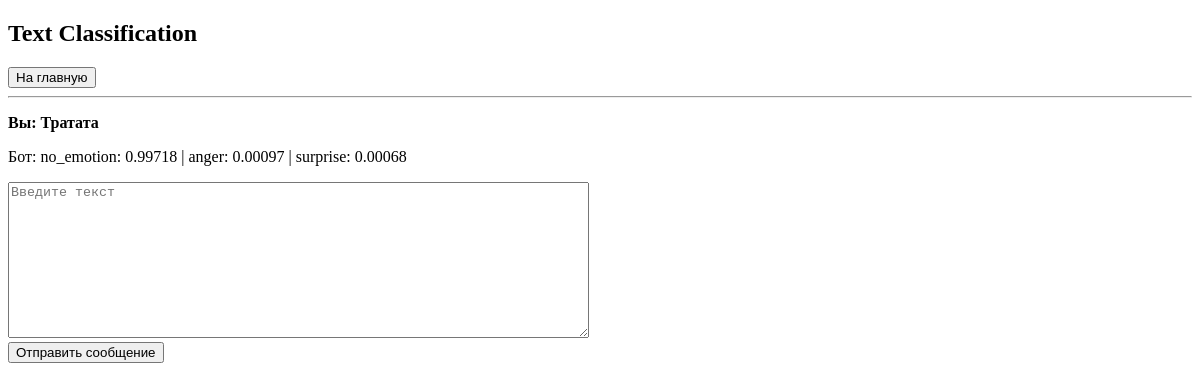
Before: /dialog_bot/2/ with the older database file.
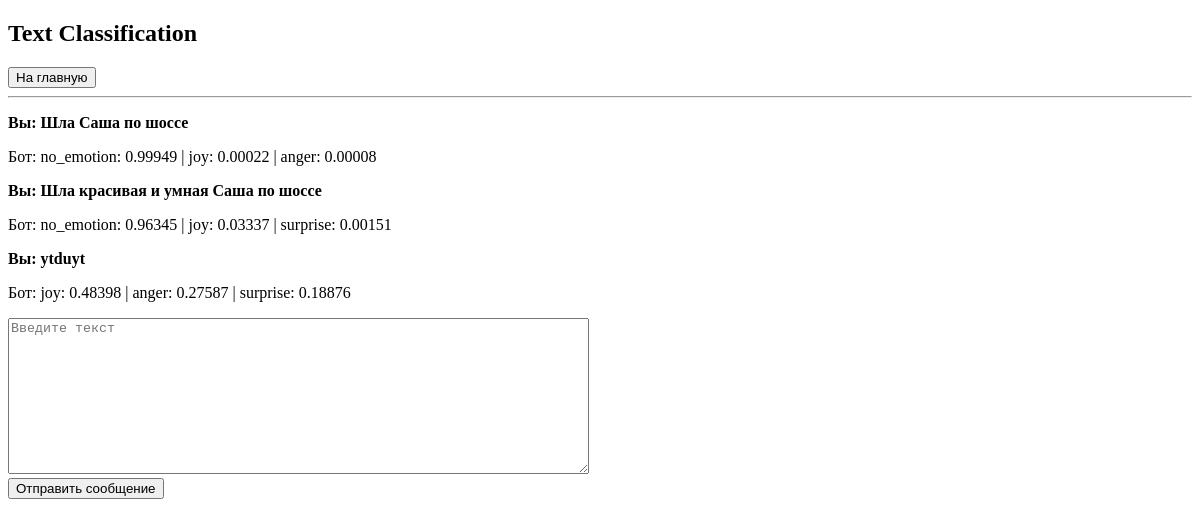
After: the same page with the newer database file.
### bert_classifier/models.py (models this page shows, shortened)
class InteractionML(models.Model):
    task = models.ForeignKey(Task, on_delete=models.CASCADE)
    input_data = models.CharField(max_length=200)
    output_data = models.CharField(max_length=200)

### dialog_bot/views.py (the view)
# urls.py: path('<int:task_id>/', views.detail, name='detail'),
def detail(request, task_id):
    task = get_object_or_404(Task, pk=task_id)
    latest_predictions = task.interactionml_set.order_by('-id')[:3][::-1]
    context = {
        'task': task,
        'latest_predictions': latest_predictions
    }
    return render(request, 'dialog_bot/detail.html', context)

### dialog_bot/templates/dialog_bot/detail.html (shortened to what this page needs)
{% extends 'base.html' %}
{% block content %}
<h2>{{task.task_name}}</h2>
<form action="{% url 'bert_classifier:index' %}" method="POST">
    <button type="submit">На главную</button>
</form>
<hr>
    {% if latest_predictions %}
        {% for p in latest_predictions %}
            <p>
                <strong>Вы: {{p.input_data}}</strong>
                <p>Бот: {{p.output_data}}</p>
            </p>
        {% endfor %}
    {% else %}
    Нет предыдущих результатов.
    {% endif %}
<form action="{% url 'dialog_bot:predict' task.id %}" method="POST">
    <textarea name="text" required="" placeholder="Введите текст" cols="70" rows="10"></textarea><br>
    <button type="submit">Отправить сообщение</button>
</form>
{% endblock %}

Changed rows visible on the page:
no longer on this page (row unchanged): InteractionML: input_data "Тратата", output_data "no_emotion: 0.99718 | anger: 0.00097 | surprise: 0.00068"
added InteractionML: input_data "Шла Саша по шоссе", output_data "no_emotion: 0.99949 | joy: 0.00022 | anger: 0.00008"
added InteractionML: input_data "Шла красивая и умная Саша по шоссе", output_data "no_emotion: 0.96345 | joy: 0.03337 | surprise: 0.00151"
added InteractionML: input_data "ytduyt", output_data "joy: 0.48398 | anger: 0.27587 | surprise: 0.18876"
